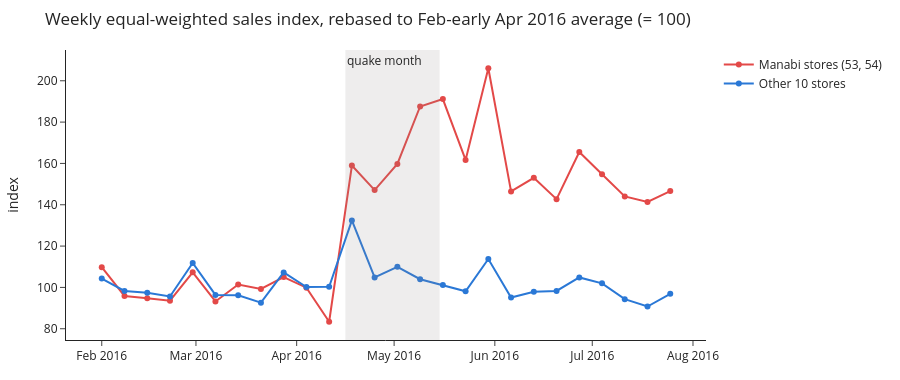

The notebook cell saved with this chart:
### Markdown cell above
## 8. The 16 April 2016 earthquake

A magnitude-7.8 earthquake struck Manabí province on 16 April 2016. Two scope stores are in Manabí
(**53 Manta** and **54 El Carmen**). We compare the **equal-weighted mean index** (per series mean daily index, then
the plain mean over the group's series, all 8 families) in the 30 days before, the 30 days from the quake (to
15 May) and the 30 days after.

### Code cell
a = pd.DataFrame(ex["earthquake"]["all_families"]).set_index("store_group")
display(a[["pre", "quake", "post", "quake_vs_pre_pct", "post_vs_pre_pct"]].round(1))
dq = eda.index_frame(con, cutoff="2016-07-31")
dq = dq[dq.date >= "2016-02-01"].assign(grp=lambda x: np.where(x.state == "Manabi", "Manabi stores (53, 54)", "Other 10 stores"))
wq = dq.groupby(["grp", "week_start", "series_id"]).idx.mean().groupby(["grp", "week_start"]).mean().reset_index()
base = wq[wq.week_start < "2016-04-11"].groupby("grp").idx.mean()
wq["index"] = 100 * wq.idx / wq.grp.map(base)
fig = px.line(wq, x="week_start", y="index", color="grp", markers=True,
              color_discrete_sequence=["#e34948", "#2a78d6"],
              title="Weekly equal-weighted sales index, rebased to Feb-early Apr 2016 average (= 100)")
fig.add_vrect(x0="2016-04-16", x1="2016-05-15", fillcolor="#8a8984", opacity=0.15, line_width=0,
              annotation_text="quake month", annotation_position="top left")
fig.update_layout(**LAYOUT, xaxis_title=None, yaxis_title="index")
fig.show()

### Figure 1 — Plotly figure (JSON) as saved in the notebook; plotly's stock layout.template omitted (floating-point values rounded to 4 significant figures)
{"data": [{"hovertemplate": "grp=Manabi stores (53, 54)<br>week_start=%{x}<br>index=%{y}<extra></extra>", "legendgroup": "Manabi stores (53, 54)", "line": {"color": "#e34948", "dash": "solid"}, "marker": {"symbol": "circle"}, "mode": "lines+markers", "name": "Manabi stores (53, 54)", "orientation": "v", "showlegend": true, "type": "scatter", "x": ["2016-02-01T00:00:00", "2016-02-08T00:00:00", "2016-02-15T00:00:00", "2016-02-22T00:00:00", "2016-02-29T00:00:00", "2016-03-07T00:00:00", "2016-03-14T00:00:00", "2016-03-21T00:00:00", "2016-03-28T00:00:00", "2016-04-04T00:00:00", "2016-04-11T00:00:00", "2016-04-18T00:00:00", "2016-04-25T00:00:00", "2016-05-02T00:00:00", "2016-05-09T00:00:00", "2016-05-16T00:00:00", "2016-05-23T00:00:00", "2016-05-30T00:00:00", "2016-06-06T00:00:00", "2016-06-13T00:00:00", "2016-06-20T00:00:00", "2016-06-27T00:00:00", "2016-07-04T00:00:00", "2016-07-11T00:00:00", "2016-07-18T00:00:00", "2016-07-25T00:00:00"], "xaxis": "x", "y": [109.8, 95.87, 94.74, 93.57, 107.3, 93.2, 101.4, 99.25, 105.0, 99.87, 83.38, 159.0, 147.1, 159.8, 187.6, 191.2, 161.7, 206.1, 146.5, 153.0, 142.7, 165.5, 154.8, 144.0, 141.4, 146.6], "yaxis": "y"}, {"hovertemplate": "grp=Other 10 stores<br>week_start=%{x}<br>index=%{y}<extra></extra>", "legendgroup": "Other 10 stores", "line": {"color": "#2a78d6", "dash": "solid"}, "marker": {"symbol": "circle"}, "mode": "lines+markers", "name": "Other 10 stores", "orientation": "v", "showlegend": true, "type": "scatter", "x": ["2016-02-01T00:00:00", "2016-02-08T00:00:00", "2016-02-15T00:00:00", "2016-02-22T00:00:00", "2016-02-29T00:00:00", "2016-03-07T00:00:00", "2016-03-14T00:00:00", "2016-03-21T00:00:00", "2016-03-28T00:00:00", "2016-04-04T00:00:00", "2016-04-11T00:00:00", "2016-04-18T00:00:00", "2016-04-25T00:00:00", "2016-05-02T00:00:00", "2016-05-09T00:00:00", "2016-05-16T00:00:00", "2016-05-23T00:00:00", "2016-05-30T00:00:00", "2016-06-06T00:00:00", "2016-06-13T00:00:00", "2016-06-20T00:00:00", "2016-06-27T00:00:00", "2016-07-04T00:00:00", "2016-07-11T00:00:00", "2016-07-18T00:00:00", "2016-07-25T00:00:00"], "xaxis": "x", "y": [104.3, 98.27, 97.37, 95.63, 111.9, 96.35, 96.16, 92.63, 107.3, 100.2, 100.3, 132.4, 104.8, 109.9, 104.0, 101.2, 98.12, 113.7, 95.13, 97.89, 98.28, 104.8, 102.0, 94.31, 90.76, 96.89], "yaxis": "y"}], "layout": {"annotations": [{"showarrow": false, "text": "quake month", "x": "2016-04-16", "xanchor": "left", "xref": "x", "y": 1, "yanchor": "top", "yref": "y domain"}], "font": {"size": 12}, "height": 380, "legend": {"title": {}, "tracegroupgap": 0}, "margin": {"b": 40, "l": 50, "r": 20, "t": 50}, "shapes": [{"fillcolor": "#8a8984", "line": {"width": 0}, "opacity": 0.15, "type": "rect", "x0": "2016-04-16", "x1": "2016-05-15", "xref": "x", "y0": 0, "y1": 1, "yref": "y domain"}], "title": {"text": "Weekly equal-weighted sales index, rebased to Feb-early Apr 2016 average (= 100)"}, "xaxis": {"anchor": "y", "domain": [0.0, 1.0], "title": {}}, "yaxis": {"anchor": "x", "domain": [0.0, 1.0], "title": {"text": "index"}}}}
